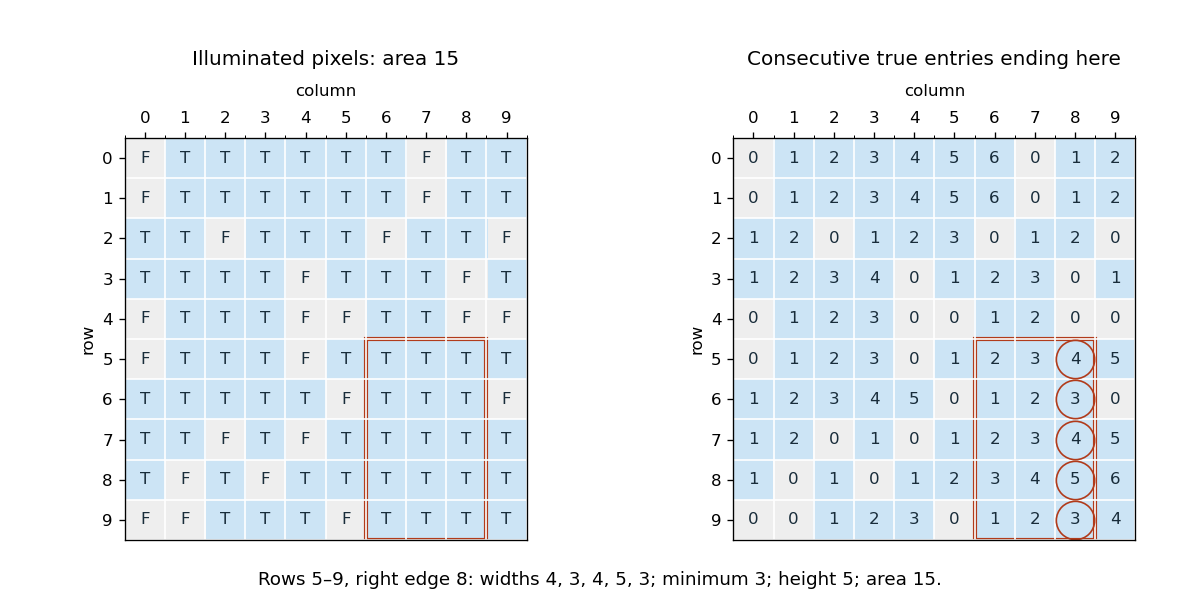

Source code (Python):
"""Reproduce the Q2 solution figure; writes the PNG in the current directory.
Tested with Python 3.14, matplotlib 3.10.7 and numpy 2.3.5.
"""
import matplotlib
matplotlib.use('Agg')
import matplotlib.pyplot as plt
from matplotlib.patches import Rectangle
import numpy as np

A = np.array([[c == 'T' for c in row] for row in [
    'FTTTTTTFTT', 'FTTTTTTFTT', 'TTFTTTFTTF', 'TTTTFTTTFT',
    'FTTTFFTTFF', 'FTTTFTTTTT', 'TTTTTFTTTF', 'TTFTFTTTTT',
    'TFTFTTTTTT', 'FFTTTFTTTT',
]], dtype=bool)
R = np.zeros((10, 10), dtype=int)
for i in range(10):
    for j in range(10):
        R[i, j] = (R[i, j-1] if j else 0) + 1 if A[i, j] else 0

fig, axes = plt.subplots(1, 2, figsize=(10, 5), facecolor='white')
for ax, data, title in zip(axes, [A.astype(int), R], ['Illuminated pixels: area 15', 'Consecutive true entries ending here']):
    ax.imshow(A, cmap=matplotlib.colors.ListedColormap(['#eeeeee', '#cce4f5']), vmin=0, vmax=1)
    for i in range(10):
        for j in range(10):
            ax.text(j, i, ('T' if A[i, j] else 'F') if ax is axes[0] else str(data[i, j]),
                    ha='center', va='center', fontsize=10, color='#182c3a')
    ax.add_patch(Rectangle((5.5, 4.5), 3, 5, fill=False, edgecolor='#b13b1b', linewidth=2.5))
    ax.set_xticks(range(10)); ax.set_yticks(range(10))
    ax.set_xticks(np.arange(-.5, 10, 1), minor=True)
    ax.set_yticks(np.arange(-.5, 10, 1), minor=True)
    ax.grid(which='minor', color='white', linewidth=1)
    ax.tick_params(which='minor', bottom=False, left=False)
    ax.xaxis.tick_top(); ax.xaxis.set_label_position('top')
    ax.set_xlabel('column', labelpad=9); ax.set_ylabel('row')
    ax.set_title(title, fontsize=12, pad=44)
axes[1].plot([8]*5, range(5,10), 'o', markersize=23, markerfacecolor='none', markeredgecolor='#b13b1b', linewidth=1)
fig.text(.5, .025, 'Rows 5–9, right edge 8: widths 4, 3, 4, 5, 3; minimum 3; height 5; area 15.',
         ha='center', fontsize=11)
fig.subplots_adjust(left=.06, right=.99, bottom=.10, top=.77, wspace=.20)
fig.savefig('imperative-programming-2014-maximum-rectangle.png', dpi=120, facecolor='white', metadata={'Software':'codex-wiki figure generator'})
plt.close(fig)
